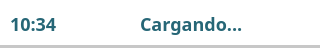
<?xml version="1.0" encoding="UTF-8"?>
<ui version="4.0">
 <class>Form</class>
 <widget class="QWidget" name="Form">
  <property name="geometry">
   <rect>
    <x>0</x>
    <y>0</y>
    <width>320</width>
    <height>48</height>
   </rect>
  </property>
  <property name="windowTitle">
   <string>Form</string>
  </property>
  <property name="styleSheet">
   <string notr="true">QLabel {
	font-family: Poppins;
}

QWidget {
	background-color: white;
}</string>
  </property>
  <widget class="QLabel" name="baterryLevel">
   <property name="geometry">
    <rect>
     <x>250</x>
     <y>11</y>
     <width>60</width>
     <height>26</height>
    </rect>
   </property>
   <property name="styleSheet">
    <string notr="true">background: qlineargradient(
    x1: 0, y1: 0, x2: 1, y2: 0,
    stop:0 rgba(102, 164, 181, 255),
	stop:0.5 rgba(102, 164, 181, 255), 
	stop:0.51 rgba(38, 102, 118, 255), 
	stop:1 rgba(38, 102, 118, 255)
);
border-radius: 12px;
font-size: 14px;
color: white;
font-weight: bold;
</string>
   </property>
   <property name="text">
    <string>100</string>
   </property>
   <property name="alignment">
    <set>Qt::AlignCenter</set>
   </property>
  </widget>
  <widget class="QLabel" name="border">
   <property name="geometry">
    <rect>
     <x>0</x>
     <y>45</y>
     <width>480</width>
     <height>3</height>
    </rect>
   </property>
   <property name="styleSheet">
    <string notr="true">background-color: rgb(199, 199, 199);</string>
   </property>
   <property name="text">
    <string/>
   </property>
  </widget>
  <widget class="QLabel" name="timeLbl">
   <property name="geometry">
    <rect>
     <x>10</x>
     <y>11</y>
     <width>51</width>
     <height>26</height>
    </rect>
   </property>
   <property name="styleSheet">
    <string notr="true">color: #266676;
font-weight: bold;
font-size: 18px;</string>
   </property>
   <property name="text">
    <string>10:34</string>
   </property>
  </widget>
  <widget class="QLabel" name="networkLbl">
   <property name="geometry">
    <rect>
     <x>60</x>
     <y>7</y>
     <width>31</width>
     <height>31</height>
    </rect>
   </property>
   <property name="styleSheet">
    <string notr="true">	font-size: 14pt;</string>
   </property>
   <property name="text">
    <string/>
   </property>
  </widget>
  <widget class="QLabel" name="chargeIndicator">
   <property name="geometry">
    <rect>
     <x>140</x>
     <y>11</y>
     <width>111</width>
     <height>26</height>
    </rect>
   </property>
   <property name="styleSheet">
    <string notr="true">color: #266676;
font-weight: bold;
font-size: 18px;</string>
   </property>
   <property name="text">
    <string>Cargando...</string>
   </property>
  </widget>
 </widget>
 <resources/>
 <connections/>
</ui>
